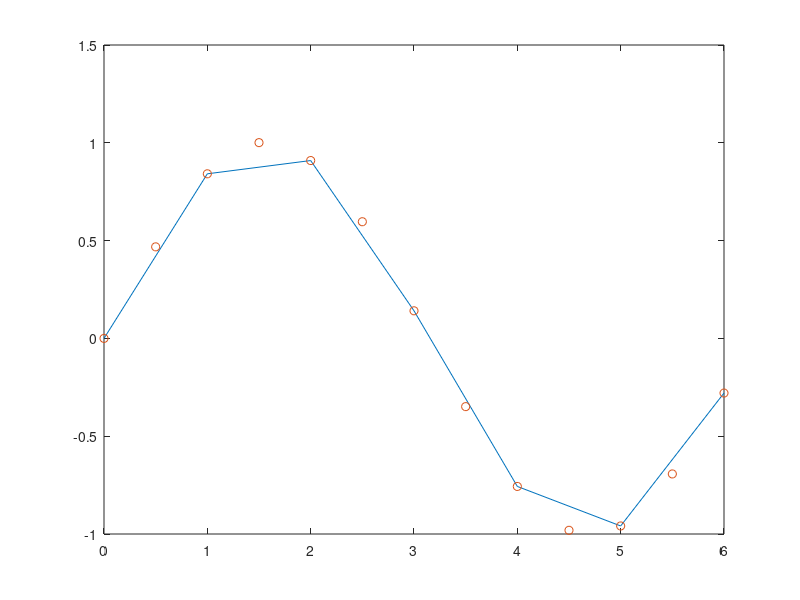

Write MATLAB code to recreate this figure.
clc;clear all;close all;
dataX=0:6;
dataY=[0 .8415 .9093 .1411 -.7568 -.9589 -.2794];
n=length(dataX);
x=0:0.5:6;
sum=0;
for i=1:n
    prod=1;
    for j=1:n
        if i~=j
            prod=conv(prod,(poly(dataX(j))/(dataX(i)-dataX(j))));
        end
    end
    sum=sum+conv(prod,dataY(i));
end
y_exp=sum;
y=polyval(y_exp,x)
plot(dataX,dataY)
hold on
plot(x,y,'o')